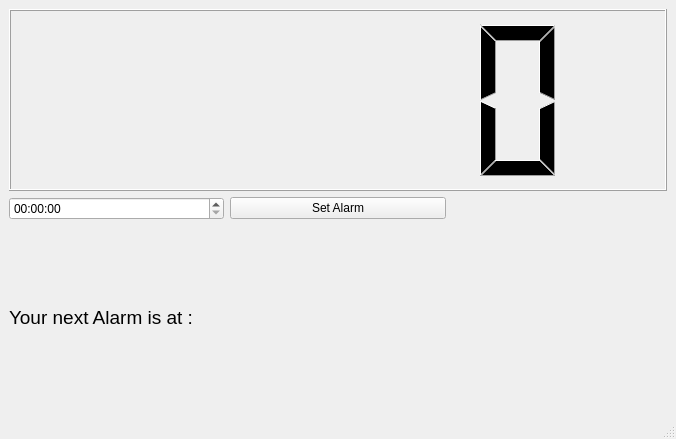
<ui version="4.0">
<class>MainWindow</class>
<widget class="QMainWindow" name="MainWindow">
<property name="geometry">
<rect>
<x>0</x>
<y>0</y>
<width>676</width>
<height>439</height>
</rect>
</property>
<property name="windowTitle">
<string>MainWindow</string>
</property>
<widget class="QWidget" name="centralwidget">
<layout class="QGridLayout" name="gridLayout">
<item row="3" column="0">
<widget class="QLabel" name="label">
<property name="font">
<font>
<pointsize>14</pointsize>
</font>
</property>
<property name="text">
<string>Your next Alarm is at :</string>
</property>
</widget>
</item>
<item row="1" column="0" colspan="3">
<widget class="QLCDNumber" name="Time_LCD"/>
</item>
<item row="2" column="0">
<widget class="QTimeEdit" name="Set_Time"/>
</item>
<item row="2" column="1">
<widget class="QPushButton" name="pushButton">
<property name="text">
<string>Set Alarm</string>
</property>
</widget>
</item>
</layout>
</widget>
<widget class="QMenuBar" name="menubar">
<property name="geometry">
<rect>
<x>0</x>
<y>0</y>
<width>676</width>
<height>21</height>
</rect>
</property>
</widget>
<widget class="QStatusBar" name="statusbar"/>
</widget>
<resources/>
<connections/>
</ui>
